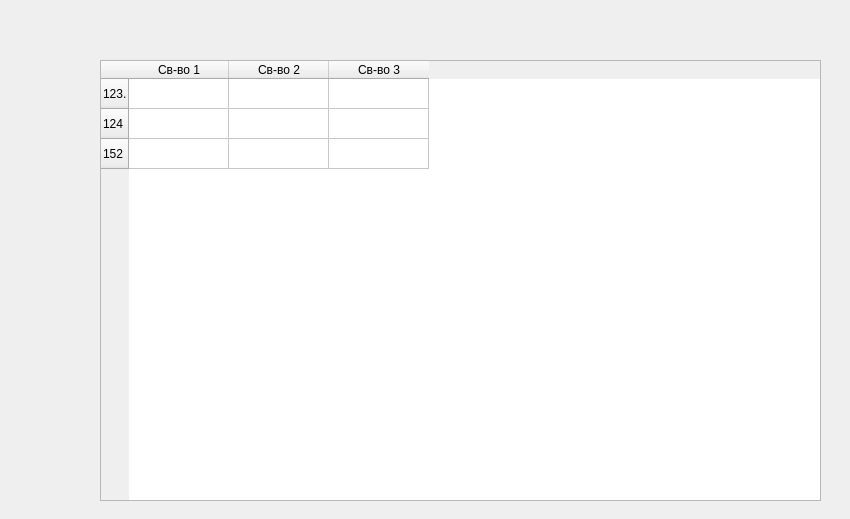
<?xml version="1.0" encoding="UTF-8"?>
<ui version="4.0">
 <class>Editing</class>
 <widget class="QDialog" name="Editing">
  <property name="geometry">
   <rect>
    <x>0</x>
    <y>0</y>
    <width>850</width>
    <height>519</height>
   </rect>
  </property>
  <property name="windowTitle">
   <string>Dialog</string>
  </property>
  <widget class="QTableWidget" name="tableWidget">
   <property name="geometry">
    <rect>
     <x>100</x>
     <y>60</y>
     <width>721</width>
     <height>441</height>
    </rect>
   </property>
   <row>
    <property name="text">
     <string>123.</string>
    </property>
   </row>
   <row>
    <property name="text">
     <string>124</string>
    </property>
   </row>
   <row>
    <property name="text">
     <string>152</string>
    </property>
   </row>
   <column>
    <property name="text">
     <string>Св-во 1</string>
    </property>
   </column>
   <column>
    <property name="text">
     <string>Св-во 2</string>
    </property>
   </column>
   <column>
    <property name="text">
     <string>Св-во 3</string>
    </property>
   </column>
  </widget>
 </widget>
 <resources/>
 <connections/>
</ui>
